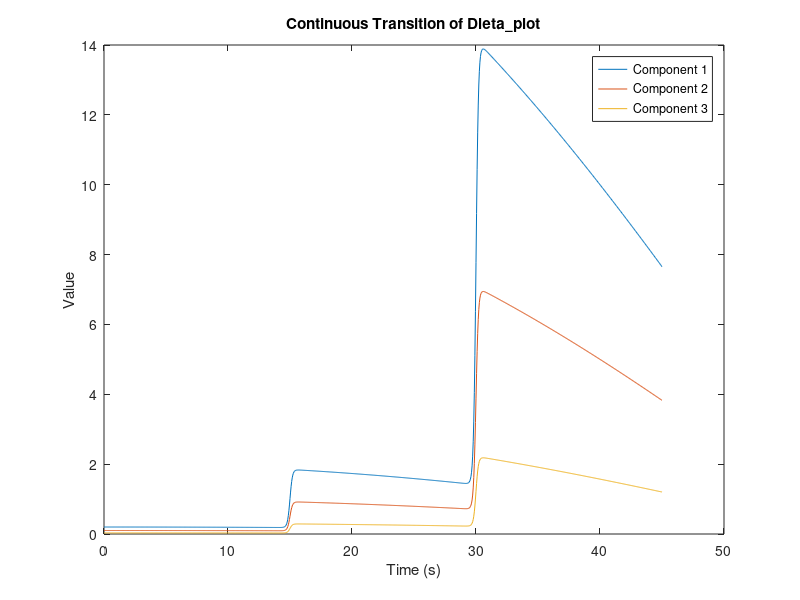

MATLAB code for this plot:
% 定义 t 的范围
t = linspace(0, 50, 1000);

% % 计算连续函数的各个分量
% component1 = 10.^((t./15)-1) .* (2 * cos(pi * t / 120));
% component2 = 10.^((t./15)-1) .* cos(pi * t / 120);
% component3 = 10.^((t./15)-1) .* (0.1 * pi * cos(pi * t / 120));
% 
% % 绘制函数
% figure;
% plot(t, component1, 'DisplayName', '2cos(\pi t / 120)');
% hold on;
% plot(t, component2, 'DisplayName', 'cos(\pi t / 120)');
% plot(t, component3, 'DisplayName', '0.1\picos(\pi t / 120)');
% hold off;
% 
% xlabel('t');
% ylabel('Function Value');
% title('\Delta_{4}^{VTV, cont} Components');
% legend('show');


% for i = 1:size(t,2)
%     Dleta_plot(i, :) = [0.2*cos(pi/2*t(i)/60), 0.1*cos(pi/2*t(i)/60), 0.01*pi*cos(pi/2*t(i)/60)];
% 
%     if t(i)<15
%         Dleta_plot(i, :) = [0.2*cos(pi/2*t(i)/60), 0.1*cos(pi/2*t(i)/60), 0.01*pi*cos(pi/2*t(i)/60)];
%     elseif t(i)<30 && t(i)>=15
%         Dleta_plot(i, :) = [2*cos(pi/2*t(i)/60), 1*cos(pi/2*t(i)/60), 0.1*pi*cos(pi/2*t(i)/60)];
%     else
%         Dleta_plot(i, :) = [20*cos(pi/2*t(i)/60), 10*cos(pi/2*t(i)/60), pi*cos(pi/2*t(i)/60)];
%     end
% end
% 
% plot(t, Dleta_plot(:,1), t, Dleta_plot(:,2), t, Dleta_plot(:,3));

% 假设 t 是已定义的时间向量
t = linspace(0, 45, 1000); % 例如，从0到45秒，共1000个点

% 初始化 Dleta_plot 矩阵
Dleta_plot = zeros(size(t, 2), 3);

% 定义 sigmoid 函数，用于平滑过渡
sigmoid = @(x) 1./(1 + exp(-x));

% 平滑过渡的参数，控制过渡的速度
k = 10; % 调整这个参数可以控制过渡的“陡峭度”

% 通过循环计算每个时间点的值
for i = 1:length(t)
    % 计算每个段的权重
    w1 = sigmoid(k*(15-t(i))); % 第一段与第二段的过渡
    w2 = sigmoid(k*(t(i)-15)) * (1-sigmoid(k*(t(i)-30))); % 第二段与第三段的过渡
    w3 = sigmoid(k*(t(i)-30)); % 第三段开始
    
    % 计算加权平均
    Dleta_plot(i, :) = w1 .* [0.2*cos(pi/2*t(i)/60), 0.1*cos(pi/2*t(i)/60), 0.01*pi*cos(pi/2*t(i)/60)] + ...
                        w2 .* [2*cos(pi/2*t(i)/60), 1*cos(pi/2*t(i)/60), 0.1*pi*cos(pi/2*t(i)/60)] + ...
                        w3 .* [20*cos(pi/2*t(i)/60), 10*cos(pi/2*t(i)/60), pi*cos(pi/2*t(i)/60)];
end

% 绘图
plot(t, Dleta_plot(:,1), t, Dleta_plot(:,2), t, Dleta_plot(:,3));
legend('Component 1', 'Component 2', 'Component 3');
xlabel('Time (s)');
ylabel('Value');
title('Continuous Transition of Dleta\_plot');